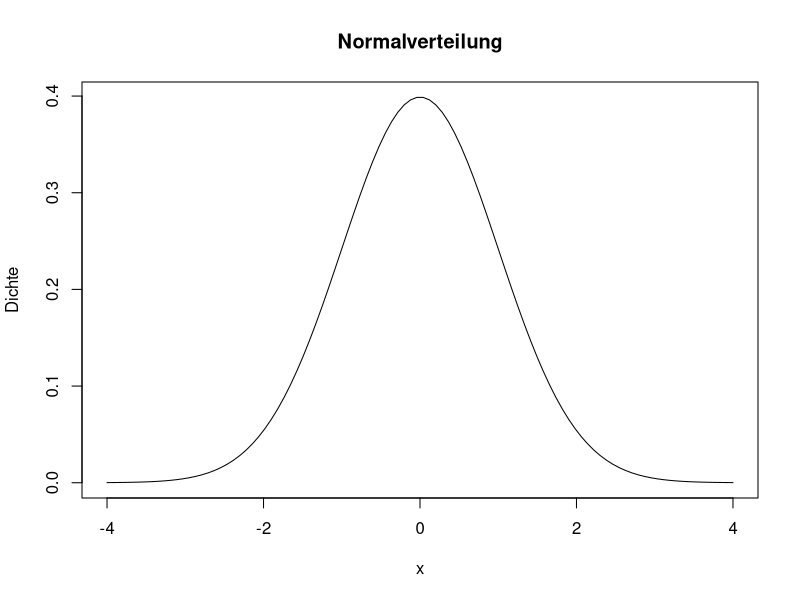

Generate this figure with R:
# Inhalte zum 1. Kapitel als Hinführung zum Thema
# 1. Wahrscheinlichkeitsrechnung --------

# 1.1 Wahrscheinlichkeit von Ereignissen ---- 

# Beispiel: Zweimaliger Münzwurf

# Grundgesamtheit Ω
omega <- expand.grid(c("K", "Z"), c("K", "Z"))

# Ereignis A: Mindestens einmal Kopf
A <- omega[apply(omega, 1, function(x){"K"  %in% x} ), ] # apply(omega, 1, function(x) "K" %in% x) prüft, ob "K" in der Zeile x enthalten ist
print(A)

# Wahrscheinlichkeit von A
P_A <- nrow(A) / nrow(omega) # nrow() gibt die Anzahl der Zeilen zurück
P_A

# 1.2 Axiomatik der Wahrscheinlichkeitstheorie -----
# Beispiel: Laplace-Wahrscheinlichkeit eines fairen Würfels
# Grundgesamtheit
omega <- 1:6

# Ereignis A: Würfeln einer geraden Zahl
A <- c(2, 4, 6)

# Wahrscheinlichkeit P(A)
P_A <- length(A) / length(omega) # length() gibt die Anzahl der Elemente zurück
P_A

# 1.3 Multiplikationssatz für bedingte Wahrscheinlichkeiten -----
# Beispiel: Job und Einkommen

P_B <- 0.1  # Wahrscheinlichkeit, Data Scientist zu sein
P_A_given_B <- 0.8  # Bedingte Wahrscheinlichkeit
P_A_and_B <- P_B * P_A_given_B
P_A_and_B

# 1.4 Satz von der totalen Wahrscheinlichkeit ----
#Beispiel: Jobarten und Einkommen

P_A_given_DS <- 0.6
P_DS <- 0.1
P_A_given_JA <- 0.8
P_JA <- 0.25
P_A_given_AJ <- 0.65
P_AJ <- 0.65

P_A <- P_A_given_DS * P_DS + P_A_given_JA * P_JA + P_A_given_AJ * P_AJ
P_A

# 1.5 Satz von Bayes ----
# Beispiel: Krankheit und Test

P_D_given_K <- 0.95
P_K <- 0.03
P_D_given_G <- 0.10
P_G <- 1 - P_K

P_D <- P_D_given_K * P_K + P_D_given_G * P_G
P_K_given_D <- (P_D_given_K * P_K) / P_D
P_K_given_D

# 1.9 Diskrete Zufallsvariablen ----
# 1.9.1 Binomialverteilung ----
# Beispiel: Erfolgswahrscheinlichkeit eines Medikaments

n <- 50
p <- 0.9
k <- 48

P_k <- dbinom(k, size = n, prob = p)
P_k

# 1.9.2 Hypergeometrische Verteilung ----
# Beispiel: Defekte Bauteile

N <- 40  # Gesamtzahl Bauteile
r <- 5   # Defekte Bauteile
n <- 4   # Auswahlgröße
k <- 2   # Anzahl defekter in der Auswahl

P_k <- dhyper(k, r, N - r, n)
P_k

# 1.9.3 Poissonverteilung ----
# Beispiel: Anzahl der Großunfälle 

lambda <- 3
k <- 2

P_k <- dpois(k, lambda)
P_k

# 1.10 Stetige Zufallsvariablen ----
# 1.10.1 Normalverteilung ----
# Beispiel: Normalverteilung plotten

mu <- 0
sigma <- 1
x <- seq(-4, 4, length = 100)

y <- dnorm(x, mean = mu, sd = sigma)
plot(x, y, type = "l", main = "Normalverteilung", xlab = "x", ylab = "Dichte")

# 1.10.2 Exponentialverteilung ----
# Beispiel: Lebensdauer eines Fernsehgeräts

lambda <- 0.08
x <- 10

P_X_greater <- exp(-lambda * x)
P_X_greater